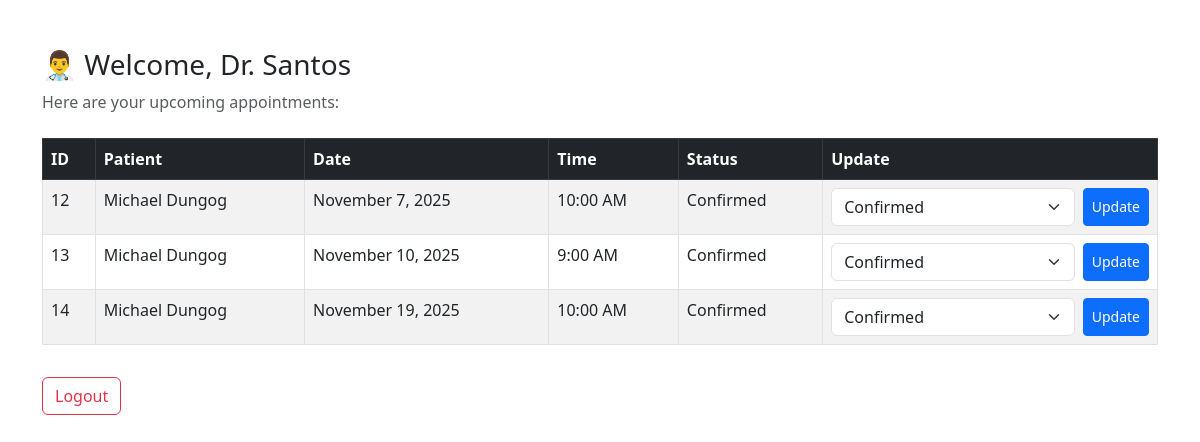
The page /specialist_dashboard.php (signed in) on the database its author committed.
### tables this page shows
CREATE TABLE `appointments` (
  `id` int(11) NOT NULL,
  `user_id` int(11) NOT NULL,
  `specialist_id` int(11) NOT NULL,
  `appointment_date` date NOT NULL,
  `appointment_time` time NOT NULL,
  `status` enum('Pending','Confirmed','Completed','Cancelled') DEFAULT 'Pending',
  `notes` text DEFAULT NULL,
  `created_at` timestamp NOT NULL DEFAULT current_timestamp()
);

CREATE TABLE `users` (
  `id` int(11) NOT NULL,
  `fullname` varchar(100) NOT NULL,
  `email` varchar(100) NOT NULL,
  `password` varchar(255) NOT NULL,
  `role` enum('Patient','Specialist') DEFAULT 'Patient',
  `age` int(11) DEFAULT NULL,
  `gender` enum('Male','Female','Other') DEFAULT NULL,
  `created_at` timestamp NOT NULL DEFAULT current_timestamp()
);

### specialist_dashboard.php (the view, shortened to what this page needs)
<?php
include 'db.php';
$specialist_id = $_SESSION['user']['id'];
$stmt = $conn->prepare("
  SELECT
    a.id AS appointment_id,
    u.fullname AS patient_name,
    a.appointment_date,
    a.appointment_time,
    a.status
  FROM appointments a
  JOIN users u ON a.user_id = u.id
  WHERE a.specialist_id = ?
  ORDER BY a.appointment_date, a.appointment_time
");
$stmt->bind_param("i", $specialist_id);
$stmt->execute();
$result = $stmt->get_result();
?>
<!DOCTYPE html>
<html>
<head>
  <link href="https://cdn.jsdelivr.net/npm/bootstrap@5.3.0/dist/css/bootstrap.min.css" rel="stylesheet">
</head>
<body class="container mt-5">
  <h3>👨‍⚕️ Welcome, <?= htmlspecialchars($_SESSION['user']['fullname']) ?></h3>
  <p class="text-muted">Here are your upcoming appointments:</p>
  <table class="table table-bordered table-striped mt-4">
    <thead class="table-dark">
      <tr>
        <th>ID</th>
        <th>Patient</th>
        <th>Date</th>
        <th>Time</th>
        <th>Status</th>
        <th>Update</th>
      </tr>
    </thead>
    <tbody>
      <?php while ($row = $result->fetch_assoc()): ?>
        <tr>
          <td><?= $row['appointment_id'] ?></td>
          <td><?= htmlspecialchars($row['patient_name']) ?></td>
          <td><?= date('F j, Y', strtotime($row['appointment_date'])) ?></td>
          <td><?= date('g:i A', strtotime($row['appointment_time'])) ?></td>
          <td><?= $row['status'] ?></td>
          <td>
            <form method="POST" action="update_status.php" class="d-flex">
              <select name="status" class="form-select me-2">
                <option value="Confirmed" <?= $row['status'] === 'Confirmed' ? 'selected' : '' ?>>Confirmed</option>
              </select>
              <button type="submit" class="btn btn-sm btn-primary">Update</button>
            </form>
          </td>
        </tr>
      <?php endwhile; ?>
    </tbody>
  </table>
  <a href="logout.php" class="btn btn-outline-danger mt-3">Logout</a>
</body>
</html>

### rows shown on the page
appointments: id "12", user.fullname "Michael Dungog", appointment_date "November 7, 2025", appointment_time "10:00 AM", status "Confirmed"
appointments: id "13", user.fullname "Michael Dungog", appointment_date "November 10, 2025", appointment_time "9:00 AM", status "Confirmed"
appointments: id "14", user.fullname "Michael Dungog", appointment_date "November 19, 2025", appointment_time "10:00 AM", status "Confirmed"

### other values the page prints
$_SESSION['user']['fullname'] "Dr. Santos"
